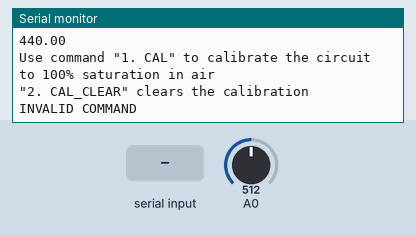
Recording of a sketch running on a simulated Arduino Uno, built with avr-gcc and run on an emulated ATmega328P. Shown: the last lines printed to the serial monitor. The inputs (shaded band) are chosen by the test bench; at power-on: A0 = 512.

Above: at 1.2 s.
1.3 s: "1" received over Serial
At 3.4 s:
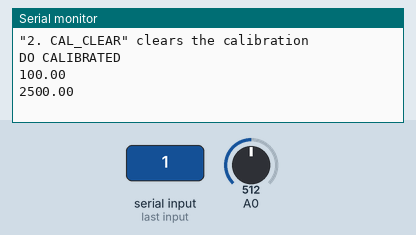
3.9 s: "2" received over Serial
At 4.84 s:
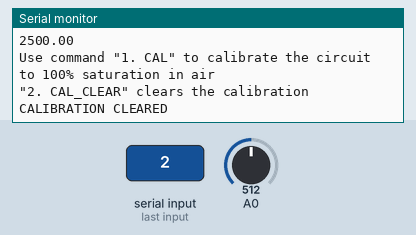
6.2 s: A0 set to 716
At 7.5 s:
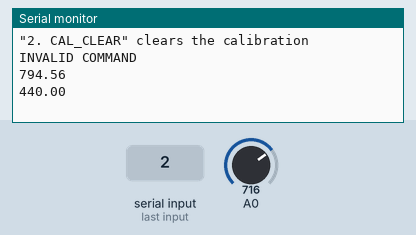
7.7 s: A0 set to 900
At 9.1 s:
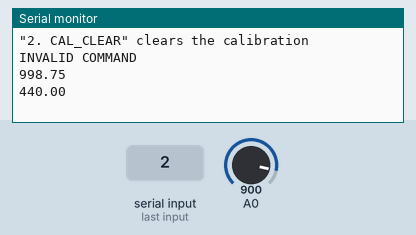
Timing chart, 0 to 10.2 s (numbered marks = the images above; inputs shaded):
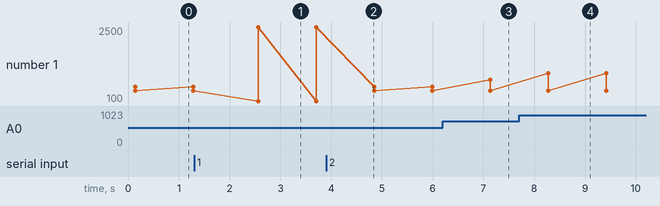

Measured:
- after the input at 1.3 s, the serial monitor: prints a new line after 1.1 s (image 1)
- after the input at 3.9 s, the serial monitor: prints a new line after 0.82 s (image 2)
- after the input at 6.2 s, the serial monitor: prints a new line after 0.93 s (image 3)
- after the input at 7.7 s, the serial monitor: prints a new line after 0.58 s (image 4)
- plotted number 1: 440 → 2500 after the input at 1.3 s

The sketch:

DO_Calibration.ino
```cpp
// (licence header left out)
//////////////////////////////////////////////////
// File Name: DO_Calibration.ino
// File Description: Calibration of DO Sensor
// Author: Priyankar
// Date: Jan 13, 2022
//////////////////////////////////////////////////

// Max Output Voltage = 40 mV
// Gain = 11
#define DEFAULT_SAT_VOLTAGE_CONST (40.0*11.0)

int user_bytes_received = -1;
const uint8_t bufferlen = 32;
char user_data[bufferlen];
float full_sat_voltage = DEFAULT_SAT_VOLTAGE_CONST;
static const int volt_avg_len = 1000;

void parse_cmd(int incomingCalMessage) {
  if (char(incomingCalMessage) == '1') {
    cal();
    Serial.println("DO CALIBRATED");
  }
  else if (char(incomingCalMessage) == '2') {
    calClear();
    Serial.println("CALIBRATION CLEARED");
  }
  else {
    Serial.println("INVALID COMMAND");
  }
}
float readVoltage(){
  float voltage_mV = 0;
  for (int i = 0; i < volt_avg_len; ++i) {
    voltage_mV += analogRead(A0) / 1024.0 * 5000.0;
  }
  voltage_mV /= volt_avg_len;
  return voltage_mV;
}

void cal(){
  full_sat_voltage = readVoltage();
}

void calClear(){
  full_sat_voltage = DEFAULT_SAT_VOLTAGE_CONST;
}

float read_do_percentage() {
  return(readVoltage()* 100.0 / full_sat_voltage);
}

float getCalibrationValues(){
  return (full_sat_voltage);
}

void setup() {
  Serial.begin(115200);
}


void loop() {
  Serial.println(F("Use command \"1. CAL\" to calibrate the circuit to 100% saturation in air\n\"2. CAL_CLEAR\" clears the calibration"));
  if (Serial.available() > 0) {
    user_bytes_received = (int)Serial.read();
  }

  if (user_bytes_received) {
    parse_cmd(user_bytes_received);
    user_bytes_received = -1;
  }

  Serial.println(read_do_percentage());
  Serial.println(getCalibrationValues());

  delay(1000);
}
```
